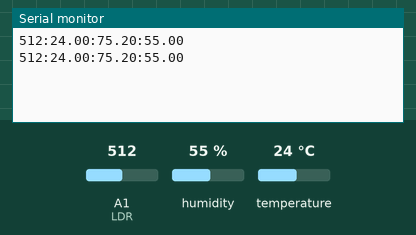
The sketch below on a simulated Arduino Uno, built with avr-gcc and run on an emulated ATmega328P. On the bench: the last lines printed to the serial monitor. The test bench sets the inputs (shaded band); at power-on: humidity 55 %, A1 (LDR) = 512, temperature 24 °C.

Above: at 5.8 s.
5.9 s: humidity set to 22 %
At 10.6 s:
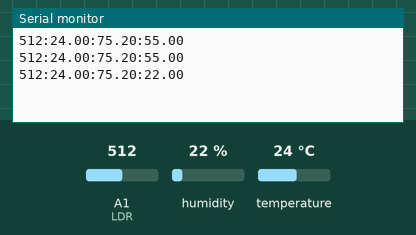
11.9 s: A1 (LDR) set to 716
At 16.5 s:
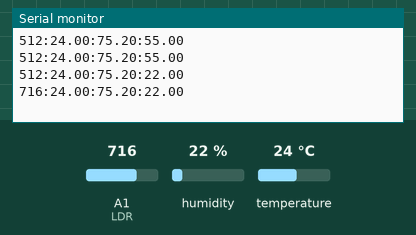
17.9 s: temperature set to 12 °C
At 21.2 s:
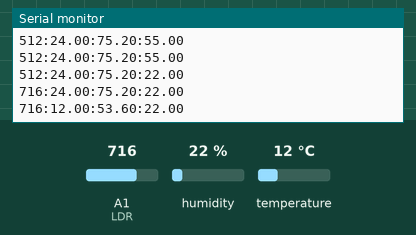
23.9 s: A1 (LDR) set to 900
At 25.9 s:
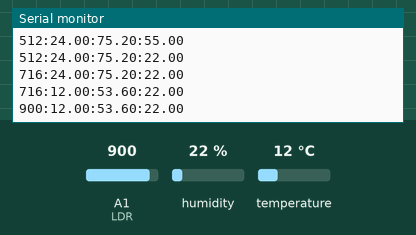
29.9 s: humidity set to 40 %
At 30.6 s:
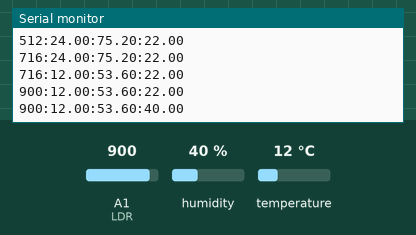
Timing chart, 0 to 32.9 s (numbered marks = the images above; inputs shaded):
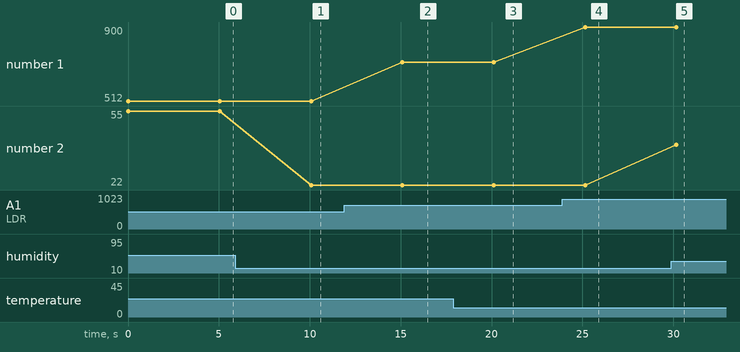

Measured:
- after the input at 5.9 s, the serial monitor: prints a new line after 4.2 s (image 1)
- after the input at 11.9 s, the serial monitor: prints a new line after 3.2 s (image 2)
- after the input at 17.9 s, the serial monitor: prints a new line after 2.2 s (image 3)
- after the input at 23.9 s, the serial monitor: prints a new line after 1.2 s (image 4)
- after the input at 29.9 s, the serial monitor: prints a new line after 0.27 s (image 5)
- plotted number 1: 512 → 716 after the input at 11.9 s, 716 → 900 after the input at 23.9 s
- plotted number 2: 55 → 22 after the input at 5.9 s, 22 → 40 after the input at 29.9 s

The sketch:

leitura.ino
```cpp
#include "dht.h" // BIBLIOTECA

#define PDHT11 A0
#define LDR A1

dht DHT;

int lums = 0;
float tensao;
float grauC;
float grauF;

void setup() {
  Serial.begin(9600);
}

void loop() {
  lums = analogRead(LDR);
  DHT.read11(PDHT11);
  grauC = DHT.temperature;
  grauF = grauC * (9.0/5.0) + 32.0;
  Serial.println(String(lums) + ":" + String(grauC) +
       ":" + String(grauF) + ":" + String(DHT.humidity));
  delay(5000);
}
```
